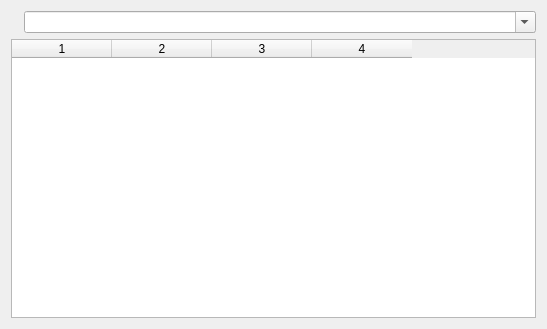
<?xml version="1.0" encoding="UTF-8"?>
<ui version="4.0">
 <class>WildMonSearch</class>
 <widget class="QDialog" name="WildMonSearch">
  <property name="geometry">
   <rect>
    <x>0</x>
    <y>0</y>
    <width>547</width>
    <height>329</height>
   </rect>
  </property>
  <property name="windowTitle">
   <string>Wild Pokémon Search</string>
  </property>
  <layout class="QVBoxLayout" name="verticalLayout">
   <item>
    <widget class="QFrame" name="searchBar">
     <property name="frameShape">
      <enum>QFrame::Shape::NoFrame</enum>
     </property>
     <property name="frameShadow">
      <enum>QFrame::Shadow::Raised</enum>
     </property>
     <layout class="QHBoxLayout" name="horizontalLayout">
      <property name="leftMargin">
       <number>0</number>
      </property>
      <property name="topMargin">
       <number>0</number>
      </property>
      <property name="rightMargin">
       <number>0</number>
      </property>
      <property name="bottomMargin">
       <number>0</number>
      </property>
      <item>
       <widget class="QLabel" name="speciesIcon">
        <property name="sizePolicy">
         <sizepolicy hsizetype="Maximum" vsizetype="Preferred">
          <horstretch>0</horstretch>
          <verstretch>0</verstretch>
         </sizepolicy>
        </property>
        <property name="text">
         <string/>
        </property>
        <property name="pixmap">
         <pixmap resource="../resources/images.qrc">:/images/pokemon_icon_placeholder.png</pixmap>
        </property>
        <property name="alignment">
         <set>Qt::AlignmentFlag::AlignCenter</set>
        </property>
       </widget>
      </item>
      <item>
       <widget class="NoScrollComboBox" name="comboBox_Search">
        <property name="editable">
         <bool>true</bool>
        </property>
        <property name="insertPolicy">
         <enum>QComboBox::InsertPolicy::NoInsert</enum>
        </property>
       </widget>
      </item>
     </layout>
    </widget>
   </item>
   <item>
    <widget class="QTableWidget" name="table_Results">
     <property name="columnCount">
      <number>4</number>
     </property>
     <column/>
     <column/>
     <column/>
     <column/>
    </widget>
   </item>
  </layout>
 </widget>
 <customwidgets>
  <customwidget>
   <class>NoScrollComboBox</class>
   <extends>QComboBox</extends>
   <header>noscrollcombobox.h</header>
  </customwidget>
 </customwidgets>
 <resources>
  <include location="../resources/images.qrc"/>
 </resources>
 <connections/>
</ui>
